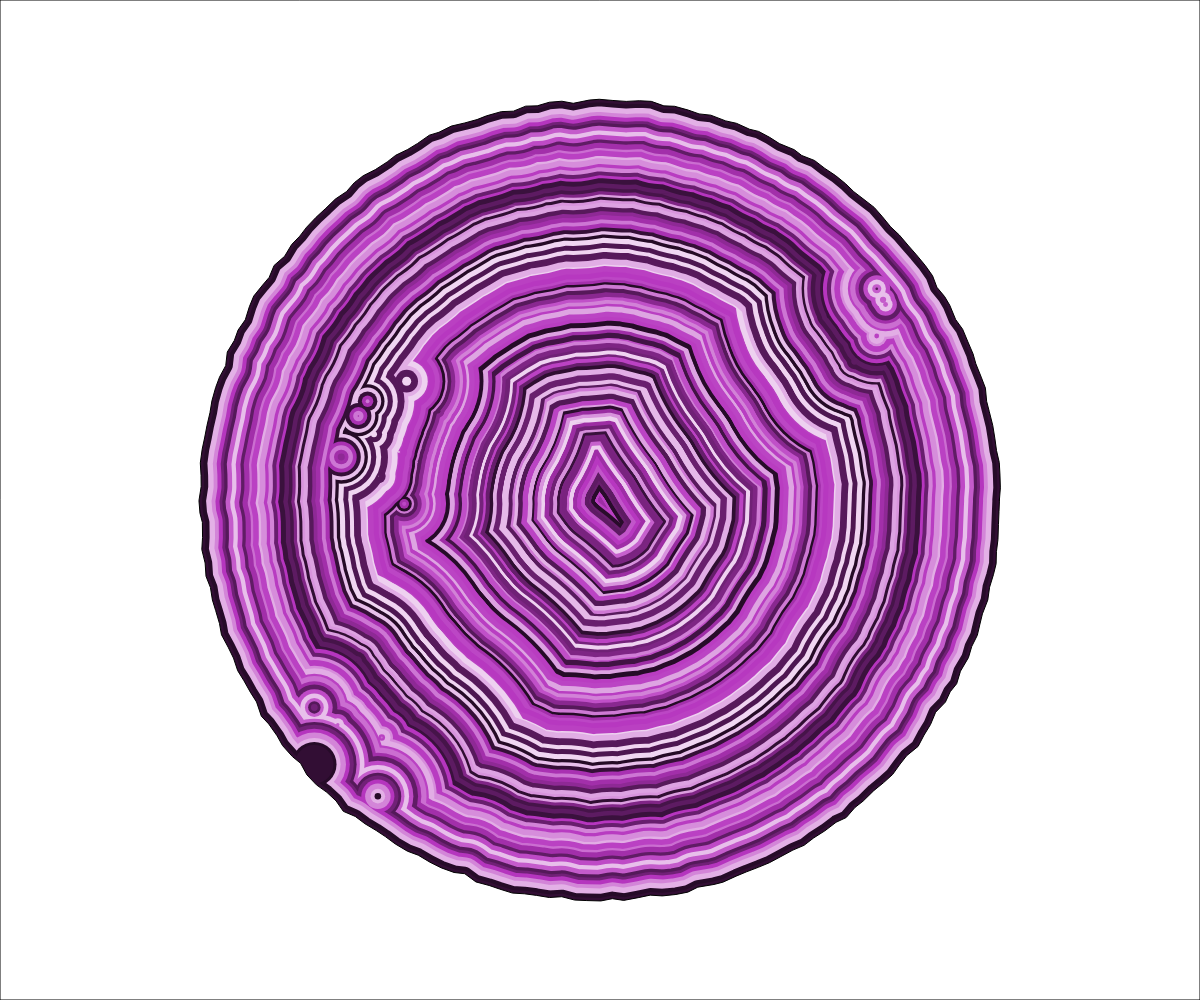
Frame 1 (no input)
Frame 60 (no input): identical to frame 1, image omitted
Frame 120 (the mouse pressed at the canvas centre since frame 60): identical to frame 1, image omitted

The p5.js sketch that drew this single still picture (run headless with seeded random() and noise() and a simulated clock; from frame 60 on, the mouse is pressed at the canvas centre):

// p5.js sketch
// ── sketch.js
let border;
let layers;
let dots;
let WIDTH, HEIGHT;
let chooseColor;

function setup () {

  WIDTH = windowWidth;
  HEIGHT = windowHeight;
  size = min(WIDTH,HEIGHT)/2 - 100;
  createCanvas(WIDTH,HEIGHT);
  cookGeode();
}

function mouseClicked() {
  cookGeode();
}

function cookGeode(){
  translate(WIDTH/2, HEIGHT/2);
  chooseColorSheme();
  generateBorder();
  generateLayers();
  addSomeDots();
  for (let i = layers.length; i > 0; i--) {
    let l = layers[i-1];
    drawLayer(l.depth, l.width, l.color);
  }
  removeOutsides(color(255),color(0));
}

//depth, width, color
function drawLayer(d, w, col) {
  stroke(col);

  strokeWeight(2*(d+w));
  noFill();
  strokeJoin(ROUND);
  beginShape();
  for (let b of border) {
    vertex(b.x,b.y);
  }
  endShape(CLOSE);
  for (let p of dots) {
    if (p.depth < d) {
      strokeWeight(2*(d - p.depth));
      point(p.x,p.y);
    }
  }
}

function removeOutsides(bg, s) {
  fill(bg);
  stroke(s);
  strokeWeight(1);
  beginShape();
  vertex(-WIDTH/2,-HEIGHT/2);
  vertex(WIDTH/2,-HEIGHT/2);
  vertex(WIDTH/2,HEIGHT/2);
  vertex(-WIDTH/2,HEIGHT/2);
  beginContour();
  for (let i = border.length; i > 0; i--) {
    let b = border[i-1];
    vertex(b.x,b.y);
  }
  endContour();
  endShape(CLOSE);
}

function chooseColorSheme() {
  const mainColor = color(random(0,255),random(0,255),random(0,255));
  const black = color(0);
  const white = color(255);
  chooseColor = function () {
    if (random(0,1) < 0.5) {
      return lerpColor(mainColor,black,random(0,0.8));
    } else {
      return lerpColor(mainColor,white,random(0,0.8));
    }
  }
}

function generateBorder() {
  border = [];
  for (let i = 0; i < TWO_PI; i += PI / 100) {
    border.push({
      x : size*cos(i)+randomGaussian(0,1),
      y : size*sin(i)+randomGaussian(0,1)
    });
  }
}

function generateLayers() {
  layers = [];
  let d = 0;
  while (d < size) {
    let w = randomGaussian(4,1);
    layers.push({
      depth : d,
      width : w,
      color : chooseColor()
    });
    d+=w;
  }
}

function addSomeDots() {
  dots = [];
  for (let k = 0; k < 3; k++) {
    //find a center of a cluster
    let cx, cy;
    while(true) {
      cx = random(-size,size);
      cy = random(-size, size);
      if (dist(0,0,cx,cy) < size * 0.9) break;
    }
    //add some points around cluster
    let n = randomGaussian(10,2);
    for (let i = 0; i < n; i++) {
      let x = randomGaussian(cx,30);
      let y = randomGaussian(cy,30);
      let d = size-dist(0,0,x,y)-30;
      dots.push({
        x : x,
        y : y,
        depth : d
      });
    }
  }
}


function draw () {
}
